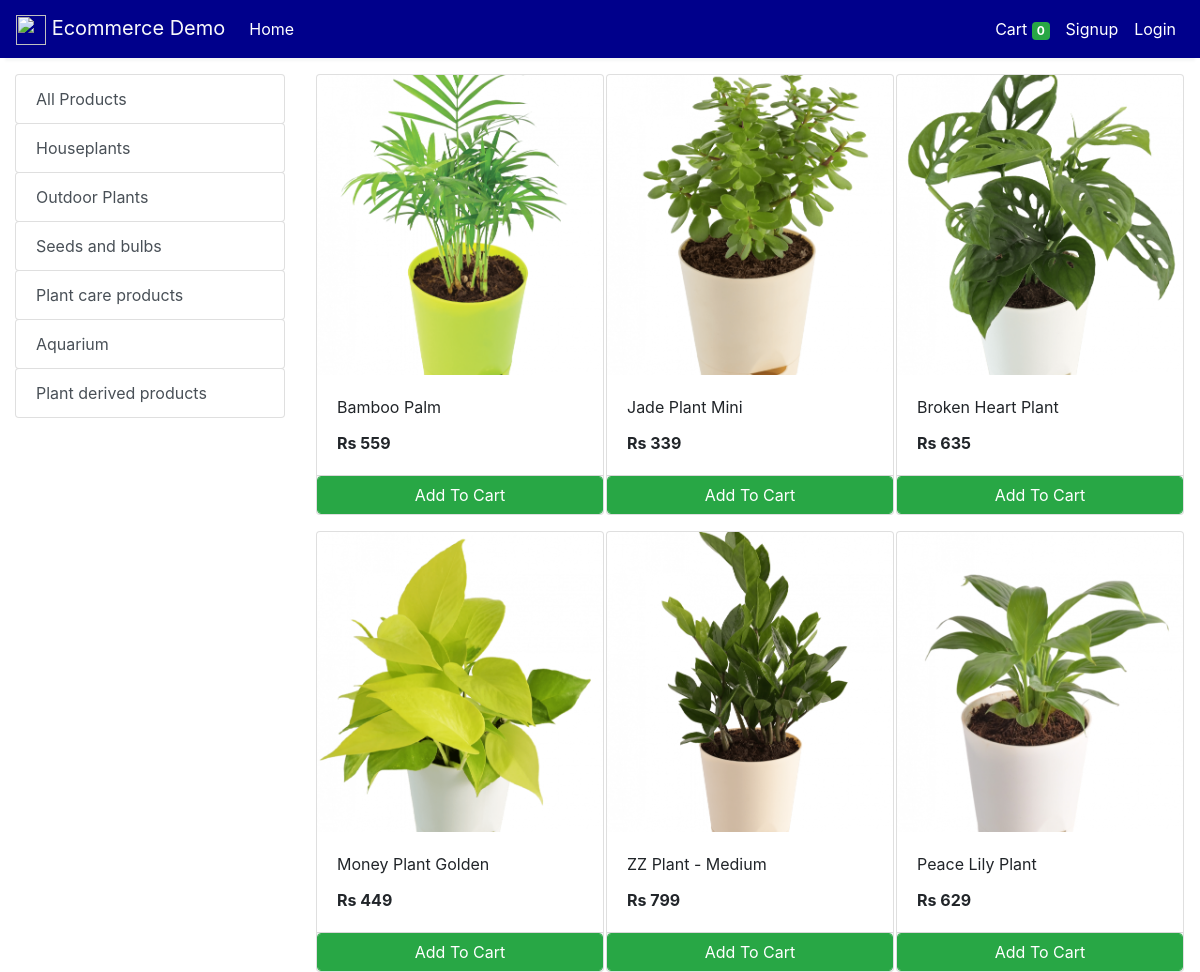
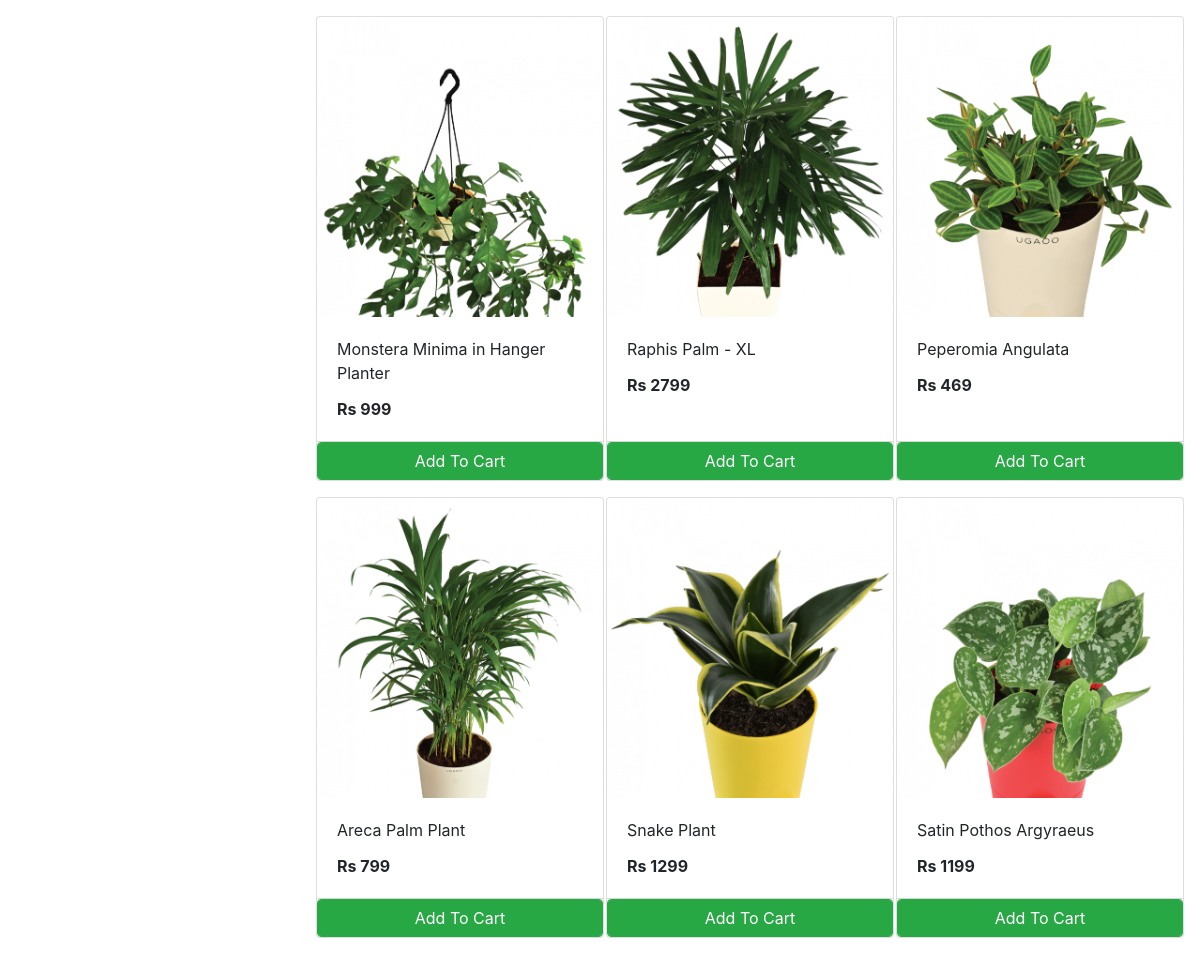
The app's page /store?category=33 with its own data (2 pictures, top to bottom).
### store/models/category.py (models this page shows, shortened)
class Category(models.Model):
    name= models.CharField(max_length=50)
    @staticmethod
    def get_all_categories():
        return Category.objects.all()

### store/models/product.py (models this page shows, shortened)
class Products(models.Model):
    name = models.CharField(max_length=60)
    price= models.IntegerField(default=0)
    category= models.ForeignKey(Category,on_delete=models.CASCADE,default=1 )
    description= models.CharField(max_length=250, default='', blank=True, null= True)
    image= models.ImageField(upload_to='uploads/products/')
    @staticmethod
    def get_all_products_by_categoryid(category_id):
        if category_id:
            return Products.objects.filter (category=category_id)
        else:
            return Products.get_all_products();

### store/views/home.py (the view)
# urls.py: path('' , include('store.urls'))
def store(request):
    cart = request.session.get('cart')
    if not cart:
        request.session['cart'] = {}
    products = None
    categories = Category.get_all_categories()
    categoryID = request.GET.get('category')
    if categoryID:
        products = Products.get_all_products_by_categoryid(categoryID)
    else:
        products = Products.get_all_products();
    data = {}
    data['products'] = products
    data['categories'] = categories
    print('you are : ', request.session.get('email'))
    return render(request, 'index.html', data)

### store/templatetags/cart.py (called while the page is built)
@register.filter (name='is_in_cart')
def is_in_cart(product, cart):
    keys = cart.keys ()
    for id in keys:
        if int (id) == product.id:
            return True
    return False;

### store/templatetags/custom_filter.py (called while the page is built)
@register.filter(name='currency')
def currency(number):
    return "Rs "+str(number)

### store/templates/index.html (shortened to what this page needs)
{% extends 'base.html' %}
{% block content %}
{% load cart %}
{% load custom_filter %}
<div class="container-fluid mt-3">
	<div class="row">
		<div class="col-lg-3 mx-auto">
			<div class="list-group">
				<a href="/" class="list-group-item list-group-item-action btn btn-outline-success">All Products</a>
				{% for category in categories %}
				<a href="/?category={{category.id}}"
					class="list-group-item list-group-item-action btn btn-outline-success ">{{category.name}}</a>
				{% endfor %}
			</div>
		</div>
		<div id='products' class="col-lg-9 mx-auto">
			<div class="row mx-auto">
				{% for product in products %}
				<div class="card mx-auto mb-3" id={{product.id}} style="width: 18rem;">
					<img class="img-fluid" style="height: 300px; object-fit: cover;" src="{{product.image.url}}" alt="Card image cap">
					<div class="card-body">
						<p class="card-title">{{product.name}}</p>
						<p class="card-text"><b>{{product.price|currency}}</b></p>
					</div>
					<div class="card-footer p-0 no-gutters">
						{% if product|is_in_cart:request.session.cart %}
						<div class="row no-gutters">
							<form action="/#{{product.id}}" class="col-2 " method="post">
								{% csrf_token %}
								<input hidden type="text" name='product' value='{{product.id}}'>
								<input hidden type="text" name='remove' value='True'>
								<input type="submit" value=" - " class="btn btn-block btn-success border-right">
							</form>
							<div class="text-center col btn btn-success">{{product|cart_quantity:request.session.cart}} in Cart</div>
							<form action="/#{{product.id}}" class="col-2 " method="post">
								{% csrf_token %}
								<input hidden type="text" name='product' value='{{product.id}}'>
								<input type="submit" value=" + " class="btn btn-block btn-success border-left">
							</form>
						</div>
						{% else %}
						<form action="/#{{product.id}}" method="POST" class="btn-block">
							<input type="submit" class="float-right btn btn-success form-control"
								value="Add To Cart">
						</form>
						{% endif %}
					</div>
				</div>
				{% endfor %}
			</div>
		</div>
	</div>
</div>
{% endblock %}

### records on screen
Category: name "Houseplants"
Category: name "Outdoor Plants"
Category: name "Seeds and bulbs"
Category: name "Plant care products"
Category: name "Aquarium"
Category: name "Plant derived products"
Products: image (picture), name "Bamboo Palm", price "Rs 559"
Products: image (picture), name "Jade Plant Mini", price "Rs 339"
Products: image (picture), name "Broken Heart Plant", price "Rs 635"
Products: image (picture), name "Money Plant Golden", price "Rs 449"
Products: image (picture), name "ZZ Plant - Medium", price "Rs 799"
Products: image (picture), name "Peace Lily Plant", price "Rs 629"
Products: image (picture), name "Monstera Minima in Hanger Planter", price "Rs 999"
Products: image (picture), name "Raphis Palm - XL", price "Rs 2799"
Products: image (picture), name "Peperomia Angulata", price "Rs 469"
Products: image (picture), name "Areca Palm Plant", price "Rs 799"
Products: image (picture), name "Snake Plant", price "Rs 1299"
Products: image (picture), name "Satin Pothos Argyraeus", price "Rs 1199"

### other values on screen
{{ request.session.cart.keys|length }} "0"
